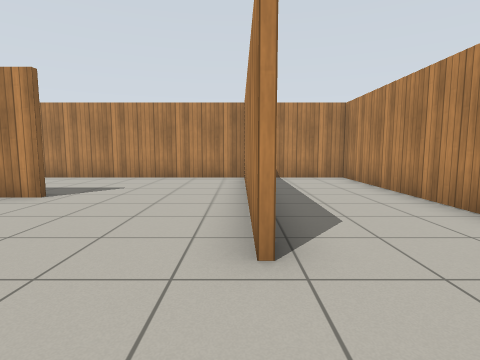
view 1 (above)

12 first-person views from a walk through a robot-simulator world made for Gazebo. The camera is 0.94 m above the floor, tilts 6° down and sees 80° across. The floor is counted in squares, 1 m on a side. Each view is taken from the middle of a square. On the plan, view 1 faces up. The plan holds only what a view shows up to about 11 squares ahead; the rest is blank. Gazebo's built-in surfaces are drawn with simple patterns.

view 2
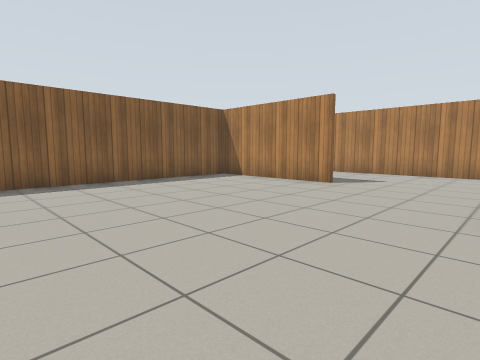

view 3
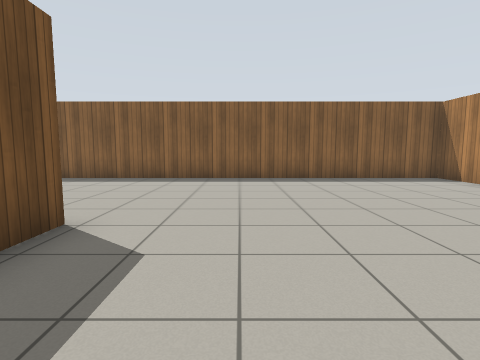

view 4
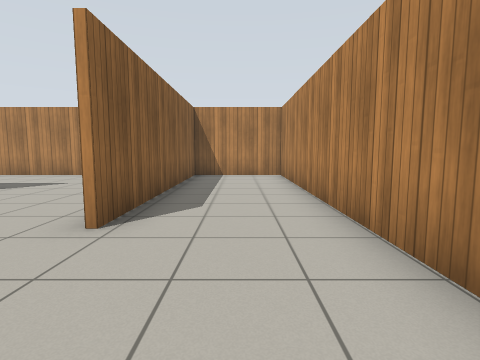

view 5
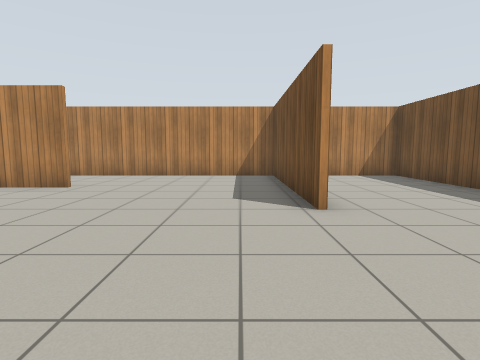

view 6
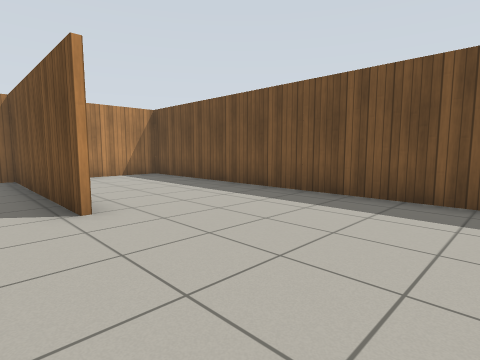

view 7
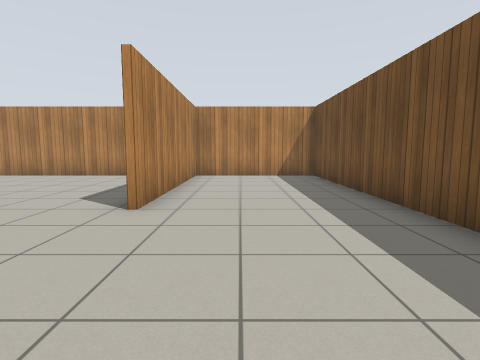

view 8
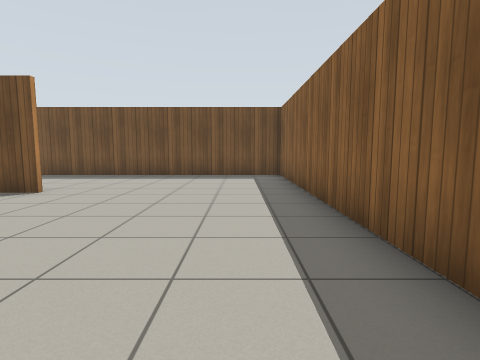

view 9
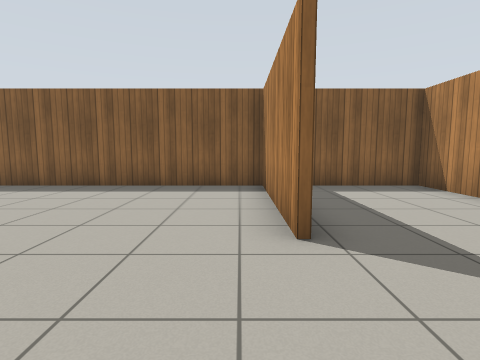

view 10
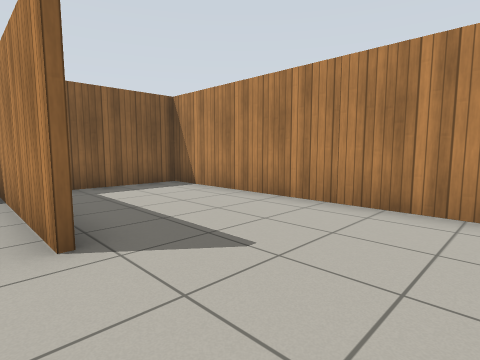

view 11
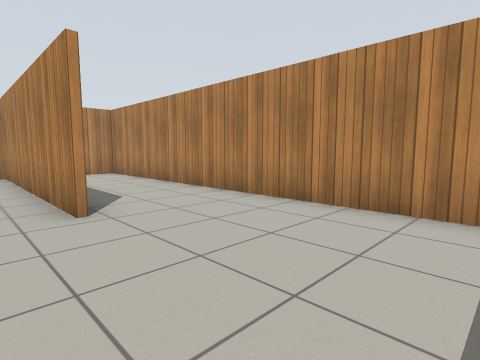

view 12
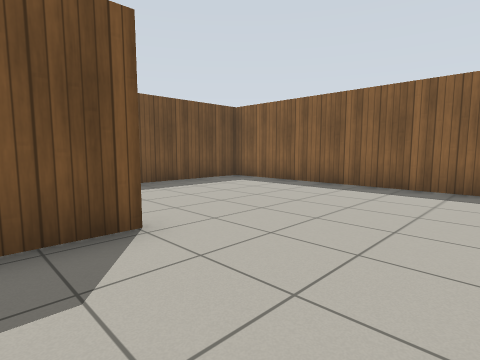

### Floor plan
Points are (right, up) in squares from view 1. A wall is a line through its corners. A room is listed if a view was taken in it or the views show most of it. See-through windows are left out.
Room 1 (views 1, 2, 3, 4, 5, 6, 7, 8, 9, 10, 11, 12)
walls: (0.1, 2.2) (0.1, 9.8); (-2.6, -3.2) (3.5, -3.2) (3.5, 9.7) (-8.5, 9.7) (-8.5, 6.9); (-3.9, 5.6) (-8.5, 5.6) (-8.5, -7.7) (3.5, -7.7) (3.5, -3.4) (-2.6, -3.4); (0.3, 9.8) (0.3, 2.2)

Where each view was taken, in squares from view 1:
view 1: 0 up, 0 right, facing up
view 2: 2 down, 0 right, facing up-left
view 3: 1 down, 1 right, facing left
view 4: 1 down, 2 right, facing up
view 5: 2 down, 7 left, facing right
view 6: 2 down, 7 left, facing down-right
view 7: 5 down, 7 left, facing right
view 8: 3 up, 7 left, facing down
view 9: 5 up, 1 left, facing left
view 10: 5 up, 1 left, facing up-left
view 11: 2 down, 1 left, facing up-right
view 12: 0 up, 1 left, facing down-left
